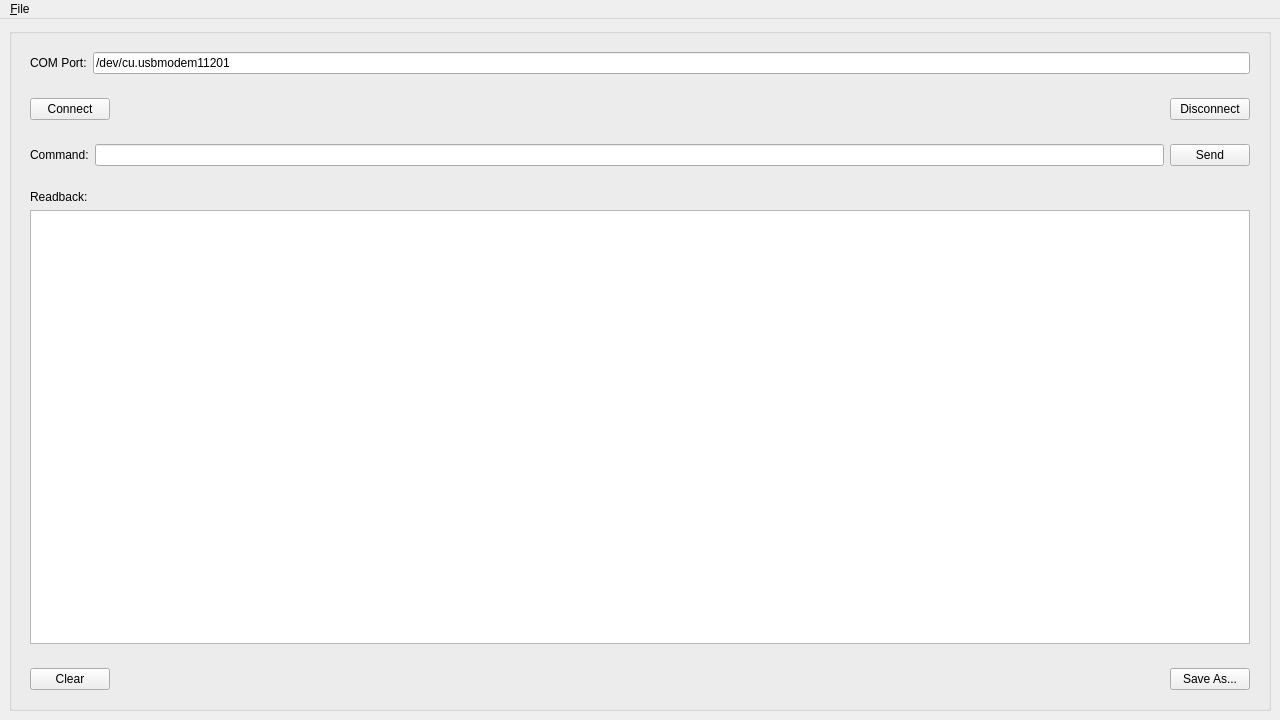
<?xml version="1.0" encoding="UTF-8"?>
<ui version="4.0">
 <class>MainWindow</class>
 <widget class="QMainWindow" name="MainWindow">
  <property name="geometry">
   <rect>
    <x>0</x>
    <y>0</y>
    <width>1280</width>
    <height>720</height>
   </rect>
  </property>
  <property name="minimumSize">
   <size>
    <width>1280</width>
    <height>720</height>
   </size>
  </property>
  <property name="maximumSize">
   <size>
    <width>1280</width>
    <height>720</height>
   </size>
  </property>
  <property name="windowTitle">
   <string>MainWindow</string>
  </property>
  <property name="autoFillBackground">
   <bool>false</bool>
  </property>
  <widget class="QWidget" name="centralwidget">
   <layout class="QHBoxLayout" name="horizontalLayout_4">
    <item>
     <widget class="QGroupBox" name="dialogGroupBox">
      <property name="title">
       <string/>
      </property>
      <layout class="QVBoxLayout" name="verticalLayout">
       <item>
        <widget class="QFrame" name="frame">
         <property name="frameShape">
          <enum>QFrame::NoFrame</enum>
         </property>
         <property name="frameShadow">
          <enum>QFrame::Raised</enum>
         </property>
         <layout class="QHBoxLayout" name="horizontalLayout_2">
          <item>
           <widget class="QLabel" name="label_3">
            <property name="text">
             <string>COM Port:</string>
            </property>
           </widget>
          </item>
          <item>
           <widget class="QLineEdit" name="portInput">
            <property name="text">
             <string>/dev/cu.usbmodem11201</string>
            </property>
           </widget>
          </item>
         </layout>
        </widget>
       </item>
       <item>
        <widget class="QFrame" name="frame_32">
         <property name="frameShape">
          <enum>QFrame::NoFrame</enum>
         </property>
         <property name="frameShadow">
          <enum>QFrame::Raised</enum>
         </property>
         <layout class="QHBoxLayout" name="horizontalLayout_21">
          <item>
           <widget class="QPushButton" name="connectButton">
            <property name="text">
             <string>Connect</string>
            </property>
           </widget>
          </item>
          <item>
           <spacer name="horizontalSpacer_15">
            <property name="orientation">
             <enum>Qt::Horizontal</enum>
            </property>
            <property name="sizeHint" stdset="0">
             <size>
              <width>100</width>
              <height>20</height>
             </size>
            </property>
           </spacer>
          </item>
          <item>
           <widget class="QPushButton" name="disconnectButton">
            <property name="text">
             <string>Disconnect</string>
            </property>
           </widget>
          </item>
         </layout>
        </widget>
       </item>
       <item>
        <widget class="QFrame" name="frame_2">
         <property name="frameShape">
          <enum>QFrame::NoFrame</enum>
         </property>
         <property name="frameShadow">
          <enum>QFrame::Raised</enum>
         </property>
         <layout class="QHBoxLayout" name="horizontalLayout_3">
          <item>
           <widget class="QLabel" name="label_4">
            <property name="text">
             <string>Command:</string>
            </property>
           </widget>
          </item>
          <item>
           <widget class="QLineEdit" name="commandInput"/>
          </item>
          <item>
           <widget class="QPushButton" name="sendButton">
            <property name="text">
             <string>Send</string>
            </property>
           </widget>
          </item>
         </layout>
        </widget>
       </item>
       <item>
        <widget class="QFrame" name="frame_3">
         <property name="frameShape">
          <enum>QFrame::NoFrame</enum>
         </property>
         <property name="frameShadow">
          <enum>QFrame::Raised</enum>
         </property>
         <layout class="QVBoxLayout" name="verticalLayout_2">
          <item>
           <widget class="QLabel" name="label_5">
            <property name="text">
             <string>Readback:</string>
            </property>
           </widget>
          </item>
          <item>
           <widget class="QPlainTextEdit" name="readbackBrowser"/>
          </item>
         </layout>
        </widget>
       </item>
       <item>
        <widget class="QFrame" name="frame_4">
         <property name="frameShape">
          <enum>QFrame::NoFrame</enum>
         </property>
         <property name="frameShadow">
          <enum>QFrame::Raised</enum>
         </property>
         <layout class="QHBoxLayout" name="horizontalLayout">
          <item>
           <widget class="QPushButton" name="clearButton">
            <property name="text">
             <string>Clear</string>
            </property>
           </widget>
          </item>
          <item>
           <spacer name="horizontalSpacer">
            <property name="orientation">
             <enum>Qt::Horizontal</enum>
            </property>
            <property name="sizeHint" stdset="0">
             <size>
              <width>128</width>
              <height>20</height>
             </size>
            </property>
           </spacer>
          </item>
          <item>
           <widget class="QPushButton" name="saveButton">
            <property name="text">
             <string>Save As...</string>
            </property>
           </widget>
          </item>
         </layout>
        </widget>
       </item>
      </layout>
     </widget>
    </item>
   </layout>
  </widget>
  <widget class="QMenuBar" name="menuBar">
   <property name="geometry">
    <rect>
     <x>0</x>
     <y>0</y>
     <width>1280</width>
     <height>24</height>
    </rect>
   </property>
   <widget class="QMenu" name="menuFile">
    <property name="title">
     <string>&amp;File</string>
    </property>
    <widget class="QMenu" name="menuSave">
     <property name="title">
      <string>Save</string>
     </property>
     <addaction name="actionSaveDialog"/>
    </widget>
    <widget class="QMenu" name="menuOpen">
     <property name="title">
      <string>Open</string>
     </property>
     <addaction name="actionOpenDialog"/>
    </widget>
    <addaction name="menuOpen"/>
    <addaction name="menuSave"/>
    <addaction name="separator"/>
   </widget>
   <addaction name="menuFile"/>
  </widget>
  <action name="actionEditMethod">
   <property name="text">
    <string>Method</string>
   </property>
  </action>
  <action name="actionStart">
   <property name="text">
    <string>Start Run</string>
   </property>
   <property name="shortcut">
    <string>Ctrl+Return</string>
   </property>
  </action>
  <action name="actionStop">
   <property name="text">
    <string>Stop Run</string>
   </property>
   <property name="shortcut">
    <string>Ctrl+Backspace</string>
   </property>
  </action>
  <action name="actionSaveMethod">
   <property name="text">
    <string>Method</string>
   </property>
  </action>
  <action name="actionSaveTraces">
   <property name="text">
    <string>Traces</string>
   </property>
  </action>
  <action name="actionSaveDialog">
   <property name="text">
    <string>Dialog</string>
   </property>
  </action>
  <action name="actionOpenMethod">
   <property name="text">
    <string>Method</string>
   </property>
  </action>
  <action name="actionOpenTraces">
   <property name="text">
    <string>Traces</string>
   </property>
  </action>
  <action name="actionOpenDialog">
   <property name="text">
    <string>Dialog</string>
   </property>
  </action>
  <action name="actionCCInitialize">
   <property name="text">
    <string>Initialize</string>
   </property>
   <property name="toolTip">
    <string>Initialize CryoCooler</string>
   </property>
  </action>
  <action name="actionCCShutDown">
   <property name="text">
    <string>Shut Down</string>
   </property>
   <property name="toolTip">
    <string>Shut Down CryoCooler</string>
   </property>
  </action>
  <action name="actionTriggerStart">
   <property name="text">
    <string>Start Run on Trigger</string>
   </property>
  </action>
  <action name="actionTriggerStop">
   <property name="text">
    <string>Stop Wait for Trigger</string>
   </property>
  </action>
  <action name="actionTriggerFile">
   <property name="text">
    <string>Choose Trigger File</string>
   </property>
  </action>
  <action name="actionMethodFolder">
   <property name="text">
    <string>Choose Methods Folder</string>
   </property>
  </action>
  <action name="actionSetCCSafetyChecks">
   <property name="text">
    <string>Set Safety Checks</string>
   </property>
  </action>
 </widget>
 <resources/>
 <connections/>
</ui>
